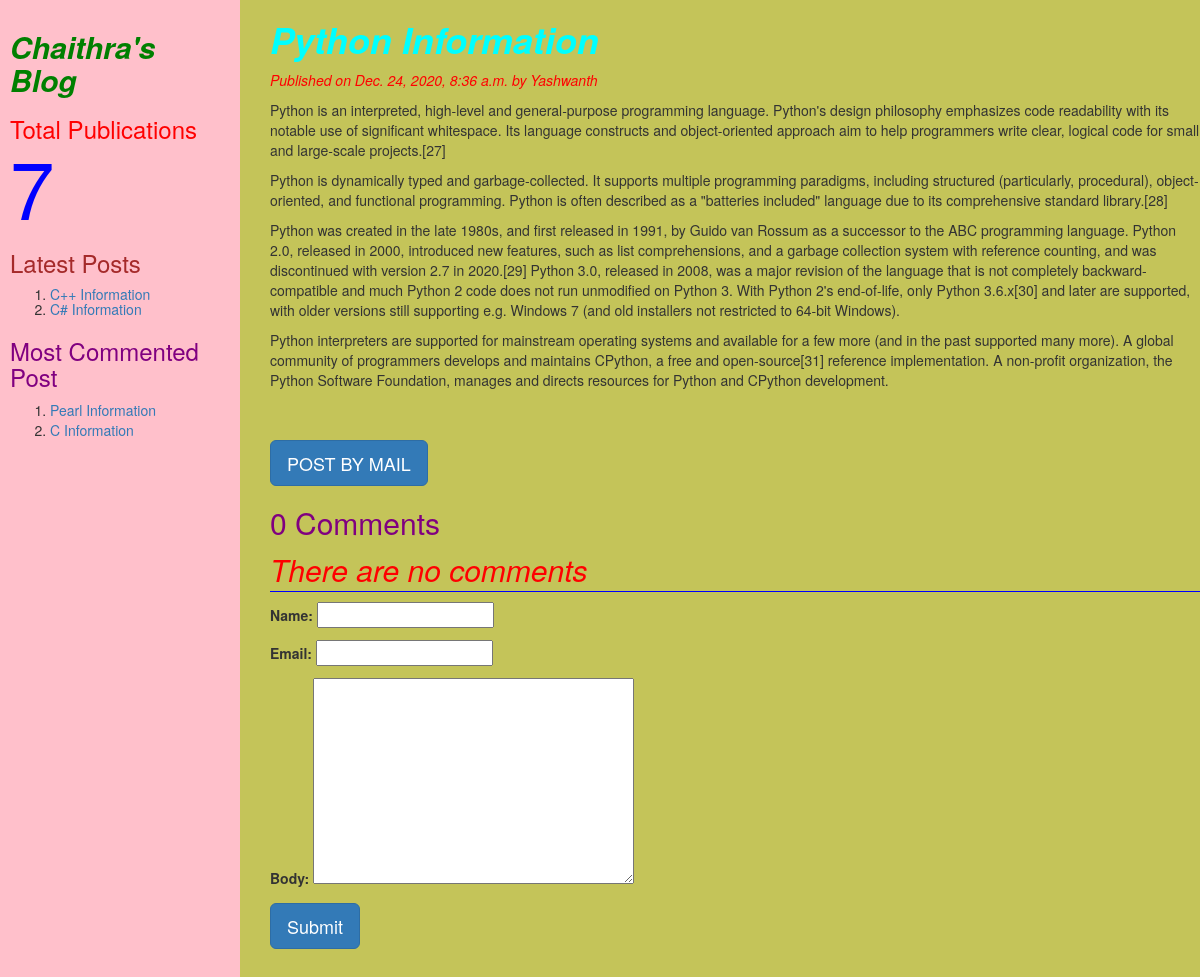
The page /2020/12/24/Python-Information/ on the database its author committed.
### myapp/models.py (models this page shows, shortened)
class Post(models.Model):
	tags=TaggableManager()
	STATUS_CHOICES=(('draft','Draft'),('published','Published'))
	title=models.CharField(max_length=256)
	slug=models.SlugField(max_length=264,unique_for_date='publish')
	author=models.ForeignKey(User,related_name='blog_posts',on_delete= models.CASCADE)
	body=models.TextField()
	publish=models.DateTimeField(default=timezone.now)
	created=models.DateTimeField(auto_now_add=True)
	updated=models.DateTimeField(auto_now=True)
	status= models.CharField(max_length=10,choices=STATUS_CHOICES,default='draft')
	objects=CustomManager()
	class Meta:
		ordering=('-publish',)
	def get_absolute_url(self):
		return reverse('post_detail',args=[self.publish.year,self.publish.strftime('%m'),self.publish.strftime('%d'),self.slug])

### myapp/views.py (the view, shortened to what this page needs)
# urls.py: url(r'(?P<year>\d{4})/(?P<month>\d{2})/(?P<day>\d{2})/(?P<post>[-\w]+)/$',views.post_detail_view,name='post_detail'),
def post_detail_view(request,year,month,day,post):
	post=get_object_or_404(Post,slug=post,publish__year=year,publish__month=month,publish__day=day)
	comments=post.comments.filter(active=True)
	csubmit=False
	form=CommentForm()
	d={'post':post,'form':form,'csubmit':csubmit,'comments':comments}
	return render(request,'myapp/post_detail.html',d)

### myapp/forms.py
class CommentForm(forms.ModelForm):
	class Meta:
		model=Comment
		fields=['name', 'email', 'body']

### myapp/models.py (called while the page is built)
    def get_queryset(self):
        return super().get_queryset().filter(status='published')

### myapp/templatetags/mytags.py (called while the page is built)
@register.simple_tag
def total_posts():
	return Post.objects.count()

@register.inclusion_tag('myapp/latest_post.html')
def show_latest_posts(count=3):
	latest_posts=Post.objects.order_by('-publish')[:count]
	return {'latest_posts':latest_posts}

@register.simple_tag
def get_most_commented_posts(count=2):
	return Post.objects.annotate(total_comments=Count('comments')).order_by('-total_comments')[:count]

### templates/myapp/post_detail.html (shortened to what this page needs)
<html>
    {%extends 'myapp/parent.html'%}
        {%block content_block%}
        <h1 style="color:aqua"><b><i>{{post.title}}</i></b></h1>
        <p style="color:red"><i>Published on {{post.publish}} by {{post.author|title}}</i></p>
        {{post.body|linebreaks}} <br><br>
	<a href="/{{post.id}}/share" class='btn btn-lg btn-primary'>POST BY MAIL</a>
	{%with comments.count as comments_count%}
	<h2 style="color:purple">{{comments_count}} Comment{{comments_count|pluralize}}</h2>
	{%endwith%}
	{%if comments%}
	  {%for c in comments%}
	  <p style="color:red">Comment {{forloop.counter}} by {{c.name}}</p>
	  <div>{{c.body|linebreaks}}</div>
	  <hr>
	  {%endfor%}
	  {%else%}
	  <p style="color:red;font-size:30px;font-style:italic;border-bottom:1px blue solid">There are no comments</p>
	  {%endif%}
	    {%if csubmit%}
		<h2 style="color:blue">Thank you...your comment has been added successfully</h2>
	    {%else%}
		<form method="post">
			{{form.as_p}}
			<input type="submit" class='btn btn-lg btn-primary' value="Submit">
		</form>
	{%endif%}
	{%endblock%}

### templates/myapp/parent.html (shortened to what this page needs)
<html>
{%load mytags%}
    <head>
	<link rel="stylesheet" href="https://maxcdn.bootstrapcdn.com/bootstrap/3.3.7/css/bootstrap.min.css">
    </head>
	<body>
	    <div class="content" style="width:80%;float:right;background-color:#c4c459;height:300%;padding:0 0 0 30px">
	       {%block content_block%}
	       {%endblock%}
	    </div>
	    <div class="sidebar" style="width:20%;float:left;background-color:pink;height:300%;padding:10px">
		<h2 style="color:green"><b><i>Chaithra's Blog</i></b></h2>
		<h3 style="color:red">Total Publications
			<span style="color:blue;font-size:80px">
			{%total_posts%}</span>
			<h3 style="color:brown">Latest Posts</h3>
			<h5>{%show_latest_posts 2%}</h5>
			<h3 style="color:purple">Most Commented Post</h3>
			{%get_most_commented_posts as m%}
			<ol>
			   {%for post in m%}
			    <li><a href="{{post.get_absolute_url}}">{{post.title}}</a></li>
			   {%endfor%}
			</ol>
		</h3>
	    </div>
	</body>
</html>

### templates/myapp/latest_post.html
<html>
    <body>
	<ol>
	{%for post in latest_posts%}
	<li><a href="{{post.get_absolute_url}}">{{post.title}}</a></li>
	{%endfor%}
	</ol>
     </body>
</html>

### rows shown on the page
Post: publish "Dec. 24, 2020, 8:36 a.m.", author "Yashwanth", body "Python is an interpreted, high-level and general-purpose programming language. Python's design philosophy emphasizes code readability with its notable use of significant whitespace. Its language constructs and object-oriented approach aim to help programmers write clear, logical code for small and large-scale projects.[27] Python is dynamically typed and garbage-collected. It supports multiple programming paradigms, including structured (particularly, procedural), object-oriented, and functional programming. Python is often described as a \"batteries included\" language due to its comprehensive standard library.[28] Python was created in the late 1980s, and first released in 1991, by Guido…"
Post: title "C++ Information"
Post: title "C# Information"
Post: title "Pearl Information"
Post: title "C Information"

### other values the page prints
{{ comments_count }} "0"
